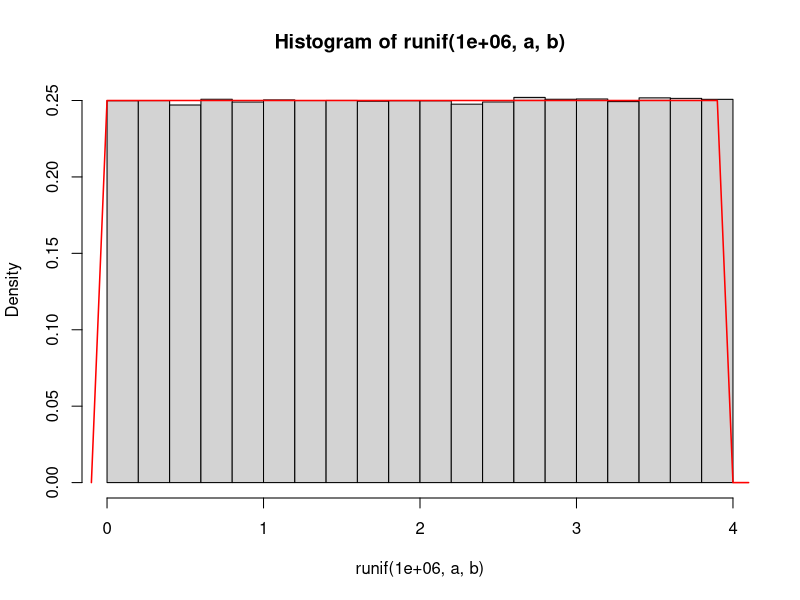
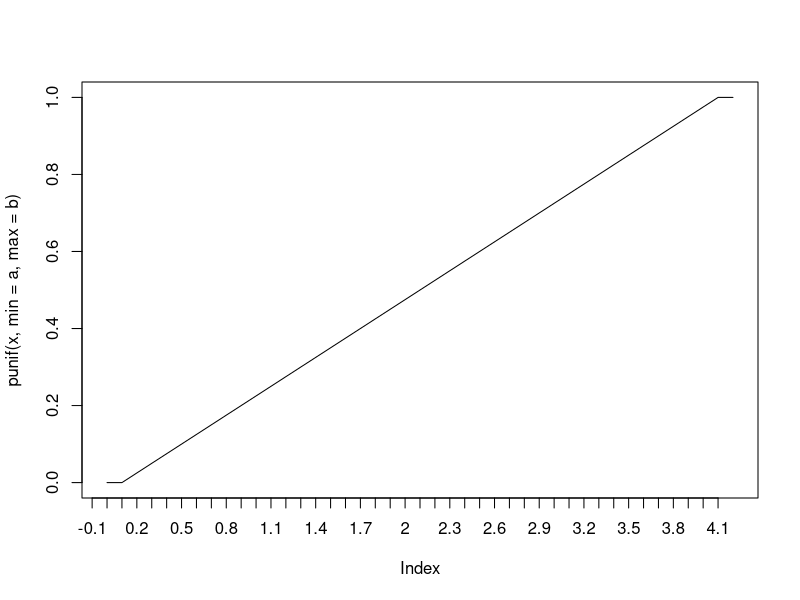

The R script that drew these images, in order:
## ---- chunk 1
knitr::opts_chunk$set(echo = TRUE)
## ---- chunk 2
a = 0
b = 4
x = seq(-0.1, 4.1, 0.1)
  
hist(runif(1000000, a, b), freq = FALSE)
lines(x, dunif(x, min = a, max = b), type = 'l', col = 'red', lwd = 1.5)

plot(punif(x, min = a, max = b), type = 'l', xaxt = 'n')
axis(1, at = 0:42, labels = x)

qunif(0.25, a, b)
qunif(0.50, a, b)
qunif(0.75, a, b)
## ---- chunk 3
Sys.setenv(RETICULATE_PYTHON = "/Python38")
